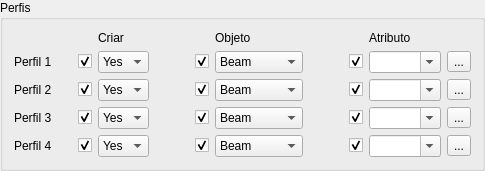
       <widget class="QGroupBox" name="groupBoxProfiles">
        <property name="title">
         <string>Perfis</string>
        </property>
        <layout class="QGridLayout" name="gridLayout_3">
         <item row="4" column="0">
          <widget class="QLabel" name="labelBottomRightChord">
           <property name="text">
            <string>Perfil 4</string>
           </property>
          </widget>
         </item>
         <item row="1" column="9">
          <widget class="QCheckBox" name="checkBoxToggleTopLeftChordAttribute">
           <property name="text">
            <string/>
           </property>
           <property name="checked">
            <bool>true</bool>
           </property>
           <property name="objectProperty" stdset="0">
            <string>TopLeftChordAttribute</string>
           </property>
           <property name="widgetAction" stdset="0">
            <string>toggleModifyProperty</string>
           </property>
          </widget>
         </item>
         <item row="4" column="6">
          <widget class="QCheckBox" name="checkBoxToggleBottomRightChordModelObjectType">
           <property name="text">
            <string/>
           </property>
           <property name="checked">
            <bool>true</bool>
           </property>
           <property name="objectProperty" stdset="0">
            <string>BottomRightChordModelObjectType</string>
           </property>
           <property name="widgetAction" stdset="0">
            <string>toggleModifyProperty</string>
           </property>
          </widget>
         </item>
         <item row="3" column="2">
          <widget class="QCheckBox" name="checkBoxToggleCreateBottomLeftChord">
           <property name="text">
            <string/>
           </property>
           <property name="checked">
            <bool>true</bool>
           </property>
           <property name="objectProperty" stdset="0">
            <string>CreateBottomLeftChord</string>
           </property>
           <property name="widgetAction" stdset="0">
            <string>toggleModifyProperty</string>
           </property>
          </widget>
         </item>
         <item row="2" column="7">
          <widget class="QComboBox" name="comboBoxTopRightChordModelObjectType">
           <property name="sizePolicy">
            <sizepolicy hsizetype="Preferred" vsizetype="Fixed">
             <horstretch>1</horstretch>
             <verstretch>0</verstretch>
            </sizepolicy>
           </property>
           <property name="currentIndex">
            <number>0</number>
           </property>
           <property name="objectProperty" stdset="0">
            <string>TopRightChordModelObjectType</string>
           </property>
           <property name="widgetAction" stdset="0">
            <string/>
           </property>
           <item>
            <property name="text">
             <string>Beam</string>
            </property>
           </item>
           <item>
            <property name="text">
             <string>MultiBeam</string>
            </property>
           </item>
          </widget>
         </item>
         <item row="3" column="7">
          <widget class="QComboBox" name="comboBoxBottomLeftChordModelObjectType">
           <property name="sizePolicy">
            <sizepolicy hsizetype="Preferred" vsizetype="Fixed">
             <horstretch>1</horstretch>
             <verstretch>0</verstretch>
            </sizepolicy>
           </property>
           <property name="currentIndex">
            <number>0</number>
           </property>
           <property name="objectProperty" stdset="0">
            <string>BottomLeftChordModelObjectType</string>
           </property>
           <property name="widgetAction" stdset="0">
            <string/>
           </property>
           <item>
            <property name="text">
             <string>Beam</string>
            </property>
           </item>
           <item>
            <property name="text">
             <string>MultiBeam</string>
            </property>
           </item>
          </widget>
         </item>
         <item row="4" column="10">
          <widget class="QComboBox" name="comboBoxBottomRightChordAttribute">
           <property name="sizePolicy">
            <sizepolicy hsizetype="Preferred" vsizetype="Fixed">
             <horstretch>1</horstretch>
             <verstretch>0</verstretch>
            </sizepolicy>
           </property>
           <property name="editable">
            <bool>true</bool>
           </property>
           <property name="currentIndex">
            <number>-1</number>
           </property>
           <property name="objectProperty" stdset="0">
            <string>BottomRightChordAttribute</string>
           </property>
           <property name="widgetAction" stdset="0">
            <string/>
           </property>
          </widget>
         </item>
         <item row="0" column="4">
          <widget class="QLabel" name="labelCreate">
           <property name="sizePolicy">
            <sizepolicy hsizetype="Minimum" vsizetype="Preferred">
             <horstretch>0</horstretch>
             <verstretch>0</verstretch>
            </sizepolicy>
           </property>
           <property name="text">
            <string>Criar</string>
           </property>
          </widget>
         </item>
         <item row="1" column="10">
          <widget class="QComboBox" name="comboBoxTopLeftChordAttribute">
           <property name="sizePolicy">
            <sizepolicy hsizetype="Preferred" vsizetype="Fixed">
             <horstretch>1</horstretch>
             <verstretch>0</verstretch>
            </sizepolicy>
           </property>
           <property name="editable">
            <bool>true</bool>
           </property>
           <property name="currentIndex">
            <number>-1</number>
           </property>
           <property name="objectProperty" stdset="0">
            <string>TopLeftChordAttribute</string>
           </property>
           <property name="widgetAction" stdset="0">
            <string/>
           </property>
          </widget>
         </item>
         <item row="3" column="4">
          <widget class="QComboBox" name="comboBoxCreateBottomLeftChord">
           <property name="sizePolicy">
            <sizepolicy hsizetype="Preferred" vsizetype="Fixed">
             <horstretch>1</horstretch>
             <verstretch>0</verstretch>
            </sizepolicy>
           </property>
           <property name="currentIndex">
            <number>0</number>
           </property>
           <property name="objectProperty" stdset="0">
            <string>CreateBottomLeftChord</string>
           </property>
           <property name="widgetAction" stdset="0">
            <string/>
           </property>
           <item>
            <property name="text">
             <string>Yes</string>
            </property>
           </item>
           <item>
            <property name="text">
             <string>No</string>
            </property>
           </item>
          </widget>
         </item>
         <item row="2" column="4">
          <widget class="QComboBox" name="comboBoxCreateTopRightChord">
           <property name="sizePolicy">
            <sizepolicy hsizetype="Preferred" vsizetype="Fixed">
             <horstretch>1</horstretch>
             <verstretch>0</verstretch>
            </sizepolicy>
           </property>
           <property name="currentIndex">
            <number>0</number>
           </property>
           <property name="objectProperty" stdset="0">
            <string>CreateTopRightChord</string>
           </property>
           <property name="widgetAction" stdset="0">
            <string/>
           </property>
           <item>
            <property name="text">
             <string>Yes</string>
            </property>
           </item>
           <item>
            <property name="text">
             <string>No</string>
            </property>
           </item>
          </widget>
         </item>
         <item row="1" column="0">
          <widget class="QLabel" name="labelTopLeftChord">
           <property name="text">
            <string>Perfil 1</string>
           </property>
          </widget>
         </item>
         <item row="3" column="10">
          <widget class="QComboBox" name="comboBoxBottomLeftChordAttribute">
           <property name="sizePolicy">
            <sizepolicy hsizetype="Preferred" vsizetype="Fixed">
             <horstretch>1</horstretch>
             <verstretch>0</verstretch>
            </sizepolicy>
           </property>
           <property name="editable">
            <bool>true</bool>
           </property>
           <property name="currentIndex">
            <number>-1</number>
           </property>
           <property name="objectProperty" stdset="0">
            <string>BottomLeftChordAttribute</string>
           </property>
           <property name="widgetAction" stdset="0">
            <string/>
           </property>
          </widget>
         </item>
         <item row="0" column="7">
          <widget class="QLabel" name="labelObject">
           <property name="sizePolicy">
            <sizepolicy hsizetype="Minimum" vsizetype="Preferred">
             <horstretch>0</horstretch>
             <verstretch>0</verstretch>
            </sizepolicy>
           </property>
           <property name="text">
            <string>Objeto</string>
           </property>
          </widget>
         </item>
         <item row="1" column="11">
          <widget class="QToolButton" name="toolButtonTopLeftChordAttributeSetup">
           <property name="text">
            <string>...</string>
           </property>
          </widget>
         </item>
         <item row="3" column="6">
          <widget class="QCheckBox" name="checkBoxToggleBottomLeftChordModelObjectType">
           <property name="text">
            <string/>
           </property>
           <property name="checked">
            <bool>true</bool>
           </property>
           <property name="objectProperty" stdset="0">
            <string>BottomLeftChordModelObjectType</string>
           </property>
           <property name="widgetAction" stdset="0">
            <string>toggleModifyProperty</string>
           </property>
          </widget>
         </item>
         <item row="1" column="2">
          <widget class="QCheckBox" name="checkBoxToggleCreateTopLeftChord">
           <property name="text">
            <string/>
           </property>
           <property name="checked">
            <bool>true</bool>
           </property>
           <property name="objectProperty" stdset="0">
            <string>CreateTopLeftChord</string>
           </property>
           <property name="widgetAction" stdset="0">
            <string>toggleModifyProperty</string>
           </property>
          </widget>
         </item>
         <item row="0" column="10">
          <widget class="QLabel" name="labelAttribute">
           <property name="sizePolicy">
            <sizepolicy hsizetype="Minimum" vsizetype="Preferred">
             <horstretch>0</horstretch>
             <verstretch>0</verstretch>
            </sizepolicy>
           </property>
           <property name="text">
            <string>Atributo</string>
           </property>
          </widget>
         </item>
         <item row="3" column="11">
          <widget class="QToolButton" name="toolButtonBottomLeftChordAttributeSetup">
           <property name="text">
            <string>...</string>
           </property>
          </widget>
         </item>
         <item row="1" column="6">
          <widget class="QCheckBox" name="checkBoxToggleTopLeftChordModelObjectType">
           <property name="text">
            <string/>
           </property>
           <property name="checked">
            <bool>true</bool>
           </property>
           <property name="objectProperty" stdset="0">
            <string>TopLeftChordModelObjectType</string>
           </property>
           <property name="widgetAction" stdset="0">
            <string>toggleModifyProperty</string>
           </property>
          </widget>
         </item>
         <item row="3" column="8">
          <spacer name="horizontalSpacerAttribute">
           <property name="orientation">
            <enum>Qt::Horizontal</enum>
           </property>
           <property name="sizeHint" stdset="0">
            <size>
             <width>40</width>
             <height>20</height>
            </size>
           </property>
          </spacer>
         </item>
         <item row="2" column="9">
          <widget class="QCheckBox" name="checkBoxToggleTopRightChordAttribute">
           <property name="text">
            <string/>
           </property>
           <property name="checked">
            <bool>true</bool>
           </property>
           <property name="objectProperty" stdset="0">
            <string>TopRightChordAttribute</string>
           </property>
           <property name="widgetAction" stdset="0">
            <string>toggleModifyProperty</string>
           </property>
          </widget>
         </item>
         <item row="1" column="4">
          <widget class="QComboBox" name="comboBoxCreateTopLeftChord">
           <property name="sizePolicy">
            <sizepolicy hsizetype="Preferred" vsizetype="Fixed">
             <horstretch>1</horstretch>
             <verstretch>0</verstretch>
            </sizepolicy>
           </property>
           <property name="editable">
            <bool>false</bool>
           </property>
           <property name="currentIndex">
            <number>0</number>
           </property>
           <property name="objectProperty" stdset="0">
            <string>CreateTopLeftChord</string>
           </property>
           <property name="widgetAction" stdset="0">
            <string/>
           </property>
           <item>
            <property name="text">
             <string>Yes</string>
            </property>
           </item>
           <item>
            <property name="text">
             <string>No</string>
            </property>
           </item>
          </widget>
         </item>
         <item row="2" column="6">
          <widget class="QCheckBox" name="checkBoxToggleTopRightChordModelObjectType">
           <property name="text">
            <string/>
           </property>
           <property name="checked">
            <bool>true</bool>
           </property>
           <property name="objectProperty" stdset="0">
            <string>TopRightChordModelObjectType</string>
           </property>
           <property name="widgetAction" stdset="0">
            <string>toggleModifyProperty</string>
           </property>
          </widget>
         </item>
         <item row="4" column="11">
          <widget class="QToolButton" name="toolButtonBottomRightChordAttributeSetup">
           <property name="text">
            <string>...</string>
           </property>
          </widget>
         </item>
         <item row="4" column="2">
          <widget class="QCheckBox" name="checkBoxToggleCreateBottomRightChord">
           <property name="text">
            <string/>
           </property>
           <property name="checked">
            <bool>true</bool>
           </property>
           <property name="objectProperty" stdset="0">
            <string>CreateBottomRightChord</string>
           </property>
           <property name="widgetAction" stdset="0">
            <string>toggleModifyProperty</string>
           </property>
          </widget>
         </item>
         <item row="2" column="10">
          <widget class="QComboBox" name="comboBoxTopRightChordAttribute">
           <property name="sizePolicy">
            <sizepolicy hsizetype="Preferred" vsizetype="Fixed">
             <horstretch>1</horstretch>
             <verstretch>0</verstretch>
            </sizepolicy>
           </property>
           <property name="editable">
            <bool>true</bool>
           </property>
           <property name="currentIndex">
            <number>-1</number>
           </property>
           <property name="objectProperty" stdset="0">
            <string>TopRightChordAttribute</string>
           </property>
           <property name="widgetAction" stdset="0">
            <string/>
           </property>
          </widget>
         </item>
         <item row="3" column="9">
          <widget class="QCheckBox" name="checkBoxToggleBottomLeftChordAttribute">
           <property name="text">
            <string/>
           </property>
           <property name="checked">
            <bool>true</bool>
           </property>
           <property name="objectProperty" stdset="0">
            <string>BottomLeftChordAttribute</string>
           </property>
           <property name="widgetAction" stdset="0">
            <string>toggleModifyProperty</string>
           </property>
          </widget>
         </item>
         <item row="4" column="4">
          <widget class="QComboBox" name="comboBoxCreateBottomRightChord">
           <property name="sizePolicy">
            <sizepolicy hsizetype="Preferred" vsizetype="Fixed">
             <horstretch>1</horstretch>
             <verstretch>0</verstretch>
            </sizepolicy>
           </property>
           <property name="currentIndex">
            <number>0</number>
           </property>
           <property name="objectProperty" stdset="0">
            <string>CreateBottomRightChord</string>
           </property>
           <property name="widgetAction" stdset="0">
            <string/>
           </property>
           <item>
            <property name="text">
             <string>Yes</string>
            </property>
           </item>
           <item>
            <property name="text">
             <string>No</string>
            </property>
           </item>
          </widget>
         </item>
         <item row="4" column="7">
          <widget class="QComboBox" name="comboBoxBottomRightChordModelObjectType">
           <property name="sizePolicy">
            <sizepolicy hsizetype="Preferred" vsizetype="Fixed">
             <horstretch>1</horstretch>
             <verstretch>0</verstretch>
            </sizepolicy>
           </property>
           <property name="currentIndex">
            <number>0</number>
           </property>
           <property name="objectProperty" stdset="0">
            <string>BottomRightChordModelObjectType</string>
           </property>
           <property name="widgetAction" stdset="0">
            <string/>
           </property>
           <item>
            <property name="text">
             <string>Beam</string>
            </property>
           </item>
           <item>
            <property name="text">
             <string>MultiBeam</string>
            </property>
           </item>
          </widget>
         </item>
         <item row="2" column="2">
          <widget class="QCheckBox" name="checkBoxToggleCreateTopRightChord">
           <property name="text">
            <string/>
           </property>
           <property name="checked">
            <bool>true</bool>
           </property>
           <property name="objectProperty" stdset="0">
            <string>CreateTopRightChord</string>
           </property>
           <property name="widgetAction" stdset="0">
            <string>toggleModifyProperty</string>
           </property>
          </widget>
         </item>
         <item row="2" column="0">
          <widget class="QLabel" name="labelTopRightChord">
           <property name="text">
            <string>Perfil 2</string>
           </property>
          </widget>
         </item>
         <item row="1" column="7">
          <widget class="QComboBox" name="comboBoxTopLeftChordModelObjectType">
           <property name="sizePolicy">
            <sizepolicy hsizetype="Preferred" vsizetype="Fixed">
             <horstretch>1</horstretch>
             <verstretch>0</verstretch>
            </sizepolicy>
           </property>
           <property name="currentIndex">
            <number>0</number>
           </property>
           <property name="objectProperty" stdset="0">
            <string>TopLeftChordModelObjectType</string>
           </property>
           <property name="widgetAction" stdset="0">
            <string/>
           </property>
           <item>
            <property name="text">
             <string>Beam</string>
            </property>
           </item>
           <item>
            <property name="text">
             <string>MultiBeam</string>
            </property>
           </item>
          </widget>
         </item>
         <item row="2" column="11">
          <widget class="QToolButton" name="toolButtonTopRightChordAttributeSetup">
           <property name="text">
            <string>...</string>
           </property>
          </widget>
         </item>
         <item row="3" column="0">
          <widget class="QLabel" name="labelBottomLeftChord">
           <property name="text">
            <string>Perfil 3</string>
           </property>
          </widget>
         </item>
         <item row="4" column="9">
          <widget class="QCheckBox" name="checkBoxToggleBottomRightChordAttribute">
           <property name="text">
            <string/>
           </property>
           <property name="checked">
            <bool>true</bool>
           </property>
           <property name="objectProperty" stdset="0">
            <string>BottomRightChordAttribute</string>
           </property>
           <property name="widgetAction" stdset="0">
            <string>toggleModifyProperty</string>
           </property>
          </widget>
         </item>
         <item row="2" column="5">
          <spacer name="horizontalSpacerObject">
           <property name="orientation">
            <enum>Qt::Horizontal</enum>
           </property>
           <property name="sizeHint" stdset="0">
            <size>
             <width>40</width>
             <height>20</height>
            </size>
           </property>
          </spacer>
         </item>
         <item row="2" column="1">
          <spacer name="horizontalSpacerCreate">
           <property name="orientation">
            <enum>Qt::Horizontal</enum>
           </property>
           <property name="sizeHint" stdset="0">
            <size>
             <width>20</width>
             <height>20</height>
            </size>
           </property>
          </spacer>
         </item>
        </layout>
       </widget>
